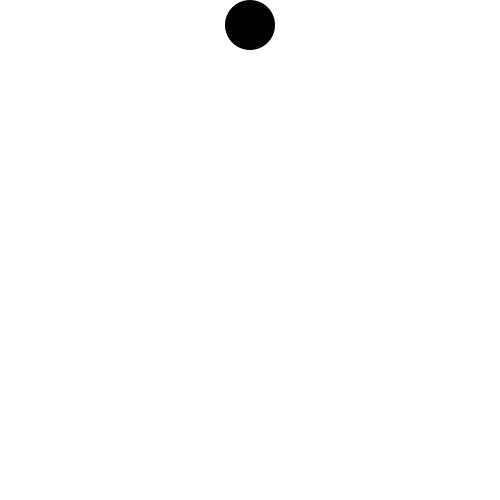
Frame 1 (no input)
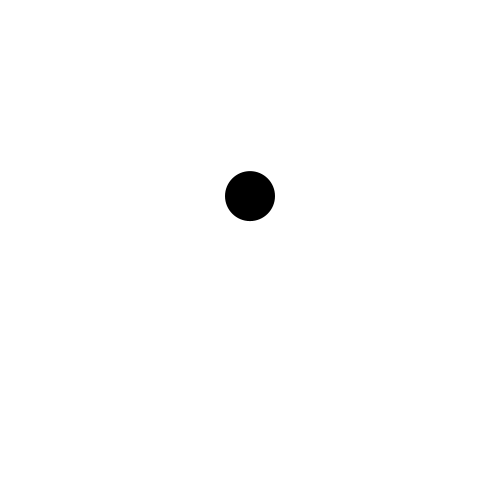
Frame 60 (the mouse pressed at the canvas centre just before this capture)
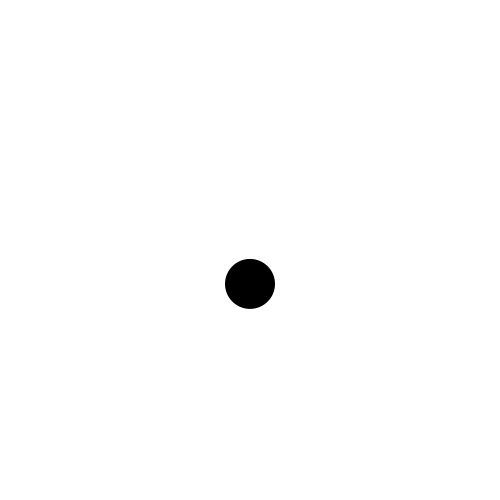
Frame 120 (the mouse held since frame 60 and released just before this capture)

The Processing sketch that drew these frames (run headless with seeded random() and noise(); from frame 60 on, the mouse is pressed at the canvas centre):

// Processing sketch: bound_circle
// ── bound_circle.pde
float x=250,y=25;
float speed = 0;
float gravity = 0.1;

void setup() {
    size(500,500);
}

void draw() {
  background(255);
  fill(0);
  noStroke();
  ellipse(x,y,50,50);
  y += speed;
  speed += gravity;
  if (y>=height-25) {
    speed *= -0.98;
    y = height-25;
  }
}
